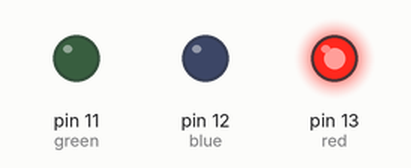
Simulated run of this sketch. Board: Arduino Uno, built with avr-gcc and run on an emulated ATmega328P. Shown: output pins drawn as LEDs (lit = HIGH).

Above: at 0.02 s.
At 0.65 s:
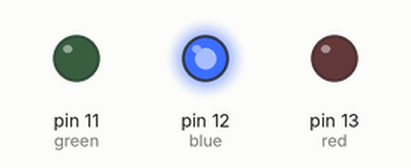
At 3.71 s:
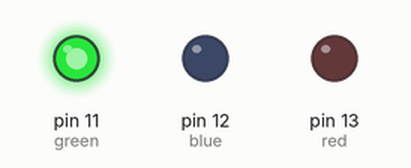
At 8.8 s:
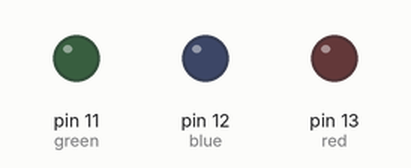
Timing chart, 0 to 12.3 s (numbered marks = the images above):
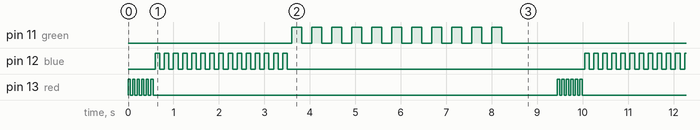

Measured:
- by itself, pin 11 (green): repeats every 9.4 s: HIGH 0.22 s, LOW 4.8 s, 10 × (HIGH 0.22 s, LOW 0.22 s)
- by itself, pin 12 (blue): repeats every 9.4 s: HIGH 0.10 s, LOW 6.5 s, 14 × (HIGH 0.10 s, LOW 0.10 s)
- by itself, pin 13 (red): repeats every 9.4 s: 5 × (LOW 0.05 s, HIGH 0.05 s), LOW 8.9 s, HIGH 0.05 s

The sketch:

Hw_of_tut3.ino
```cpp
int red = 13, blue = 12 , green = 11; // variables for pin numbers
int red_time = 50, green_time =220, blue_time = 100;
int longW = 1000;

void setup() {
  // put your setup code here, to run once:
  pinMode(red, OUTPUT);
  pinMode(blue, OUTPUT);
  pinMode(green, OUTPUT);
}

void loop() {
  // put your main code here, to run repeatedly:
  // make a loop for each LED to blink it as much as you want.

  for (int i = 0; i < 6; i++) {
    digitalWrite(red, HIGH);
    delay(red_time);
    digitalWrite(red, LOW);
    delay(red_time);
  }


  for (int i = 0; i < 15; i++) {
    digitalWrite(blue, HIGH);
    delay(blue_time);
    digitalWrite(blue, LOW);
    delay(blue_time);
  }

  for (int i = 0; i < 11; i++) {
    digitalWrite(green, HIGH);
    delay(green_time);
    digitalWrite(green, LOW);
    delay(green_time);
  }

  delay(longW);
}
```
